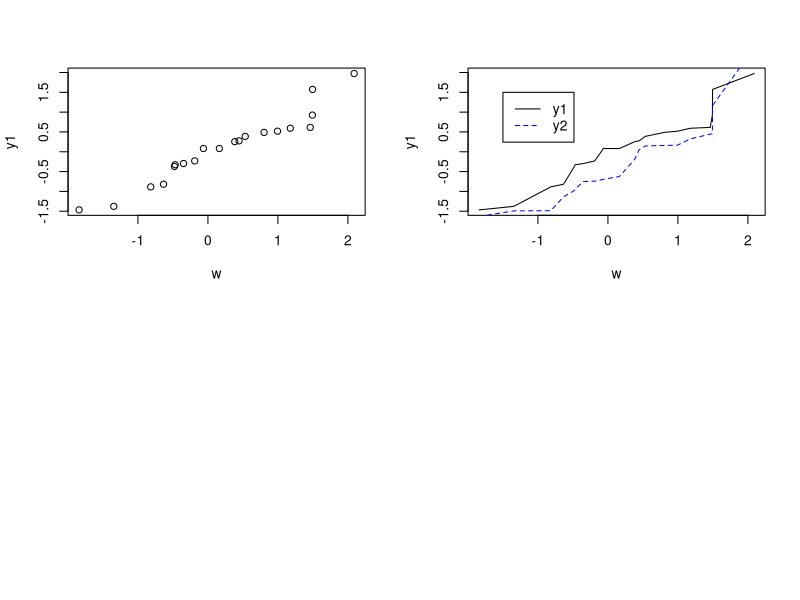
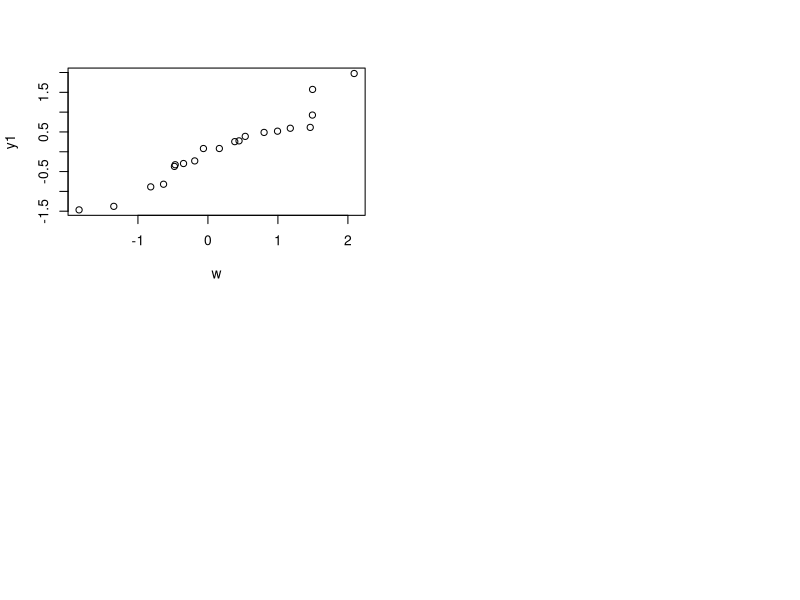

These figures' R source, in order:
# 1) Make a suitable plot indicating legend and title.
w <- sort(rnorm(20)); y1 <- sort(rnorm(20)); y2 <- sort(rnorm(20))
par(mfrow=c(2,2))
plot(w, y1)
plot(w, y1, type="l") 

lines(w, y2, lty=2, col="blue")

legend(-1.5, 1.5, c("y1", "y2"), lty = c(1, 2), col = c("black", "blue"))

# 2) Using w and y1 draw a multiple plots on the same page.
par(mfrow = c(2, 2))
plot(w, y1)
